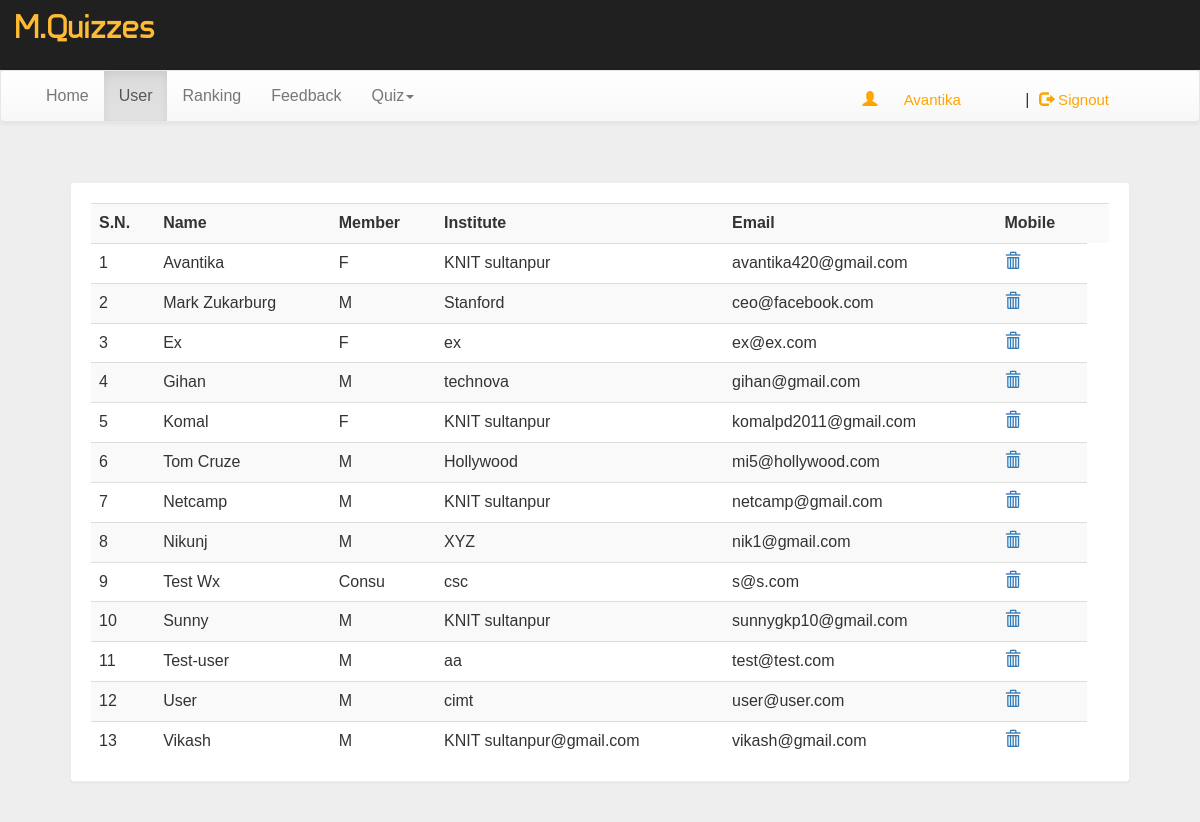
/dash.php?q=1 (signed in), run on the app's committed database.
### tables this page shows
CREATE TABLE `user` (
  `name` varchar(50) NOT NULL,
  `member` varchar(5) NOT NULL,
  `Institute` varchar(100) NOT NULL,
  `email` varchar(50) NOT NULL,
  `password` varchar(50) NOT NULL
);

### dash.php (the view, shortened to what this page needs)
<!DOCTYPE html>
<html xmlns="http://www.w3.org/1999/xhtml">
<head>
    <link rel="stylesheet" href="css/bootstrap.min.css"/>
    <link rel="stylesheet" href="css/bootstrap-theme.min.css"/>
    <link rel="stylesheet" href="css/main.css">
    <link rel="stylesheet" href="css/font.css">
</head>
<body style="background:#eee;">
<div class="header">
    <div class="row">
        <div class="col-lg-6">
            <span class="logo">M.Quizzes</span>
        </div>
    </div>
</div>
<nav class="navbar navbar-default title1">
    <div class="container-fluid">
        <div class="collapse navbar-collapse" id="bs-example-navbar-collapse-1">
            <ul class="nav navbar-nav">
                <li <?php if (@$_GET['q'] == 0) echo 'class="active"'; ?>><a href="dash.php?q=0">Home</a></li>
                <li <?php if (@$_GET['q'] == 1) echo 'class="active"'; ?>><a href="dash.php?q=1">User</a></li>
                <li <?php if (@$_GET['q'] == 2) echo 'class="active"'; ?>><a href="dash.php?q=2">Ranking</a></li>
                <li <?php if (@$_GET['q'] == 3) echo 'class="active"'; ?>><a href="dash.php?q=3">Feedback</a></li>
                <li class="dropdown <?php if (@$_GET['q'] == 4 || @$_GET['q'] == 5) echo 'active"'; ?>">
                    <a href="#" class="dropdown-toggle" data-toggle="dropdown" role="button" aria-haspopup="true"
                       aria-expanded="false">Quiz<span class="caret"></span></a>
            </ul>
            <?php
            include_once 'dbConnection.php';
            if (!(isset($_SESSION['email']))) {
                header("location:index.php");
            } else {
                $name = $_SESSION['name'];;
                echo '<span class="pull-right top title1" ><span class="log1"><span class="glyphicon glyphicon-user" aria-hidden="true"></span>&nbsp;&nbsp;&nbsp;&nbsp;</span> <a href="dash.php" class="log log1">' . $name . '</a>&nbsp;|&nbsp;<a href="logout.php?q=account.php" class="log"><span class="glyphicon glyphicon-log-out" aria-hidden="true"></span>&nbsp;Signout</button></a></span>';
            } ?>
        </div>
    </div>
</nav>
<div class="container">
    <div class="row">
        <div class="col-md-12">
            <?php if (@$_GET['q'] == 1) {
                $result = mysqli_query($con, "SELECT * FROM user") or die('Error');
                echo '<div class="panel"><div class="table-responsive"><table class="table table-striped title1">
<tr><td><b>S.N.</b></td><td><b>Name</b></td><td><b>Member</b></td><td><b>Institute</b></td><td><b>Email</b></td><td><b>Mobile</b></td><td></td></tr>';
                $c = 1;
                while ($row = mysqli_fetch_array($result)) {
                    $name = $row['name'];
                    $member = $row['member'];
                    $email = $row['email'];
                    $college = $row['Institute'];
                    echo '<tr><td>' . $c++ . '</td><td>' . $name . '</td><td>' . $member . '</td><td>' . $college . '</td><td>' . $email . '</td>
	<td><a title="Delete User" href="update.php?demail=' . $email . '"><b><span class="glyphicon glyphicon-trash" aria-hidden="true"></span></b></a></td></tr>';
                }
                echo '</table></div></div>';
            } ?>
        </div>
    </div>
</div>
</body>
</html>

### css/main.css (style rules this page uses)
body { overflow-x: hidden; width: 100%; font: 15px "Century Gothic", "Times Roman", sans-serif; background: #eee; min-height: 550px; background-attachment: fixed; }
.panel { border-color: #eee; margin: 40px; padding: 20px; font: 15px "Century Gothic", "Times Roman", sans-serif; }
.header { background: #202020; height: 70px; }
.logo { font-family: 'typo'; font-size: 35px; color: #ffbb33; margin: 15px; }
.title1 { font: 16px "Century Gothic", "Times Roman", sans-serif; }
.top { margin-top: 20px; }
.log1 { font: 15px 'Ubuntu', sans-serif; color: orange; margin-left: 10px; }
.log { margin: 10px; margin-right: 60px; margin-left: 5px; color: orange; text-decoration: none; font-size: 20px; font-size: 15px; }

### data on the page
user: name "Avantika", member "F", Institute "KNIT sultanpur", email "avantika420@gmail.com"
user: name "Mark Zukarburg", member "M", Institute "Stanford", email "ceo@facebook.com"
user: name "Ex", member "F", Institute "ex", email "ex@ex.com"
user: name "Gihan", member "M", Institute "technova", email "gihan@gmail.com"
user: name "Komal", member "F", Institute "KNIT sultanpur", email "komalpd2011@gmail.com"
user: name "Tom Cruze", member "M", Institute "Hollywood", email "mi5@hollywood.com"
user: name "Netcamp", member "M", Institute "KNIT sultanpur", email "netcamp@gmail.com"
user: name "Nikunj", member "M", Institute "XYZ", email "nik1@gmail.com"
user: name "Test Wx", member "Consu", Institute "csc", email "s@s.com"
user: name "Sunny", member "M", Institute "KNIT sultanpur", email "sunnygkp10@gmail.com"
user: name "Test-user", member "M", Institute "aa", email "test@test.com"
user: name "User", member "M", Institute "cimt", email "user@user.com"
user: name "Vikash", member "M", Institute "KNIT sultanpur@gmail.com", email "vikash@gmail.com"

### other printed values
$name "Avantika"
